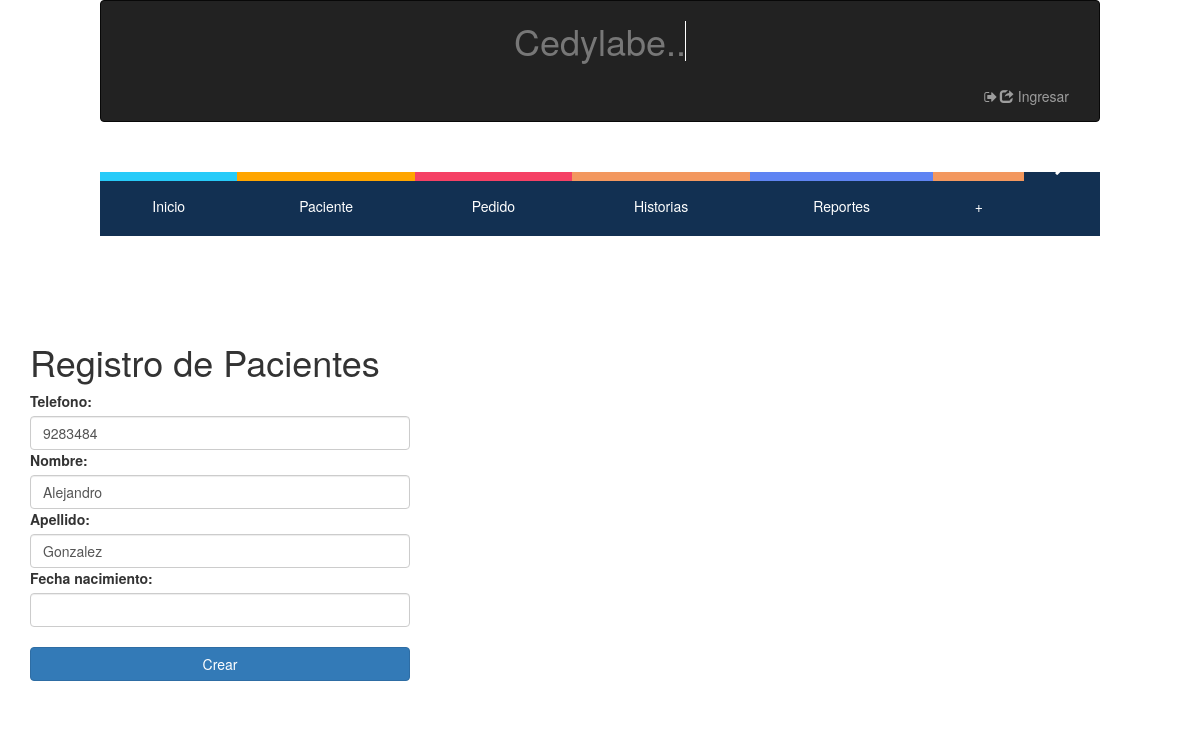
The app's page /editar/paciente/1/, older data.
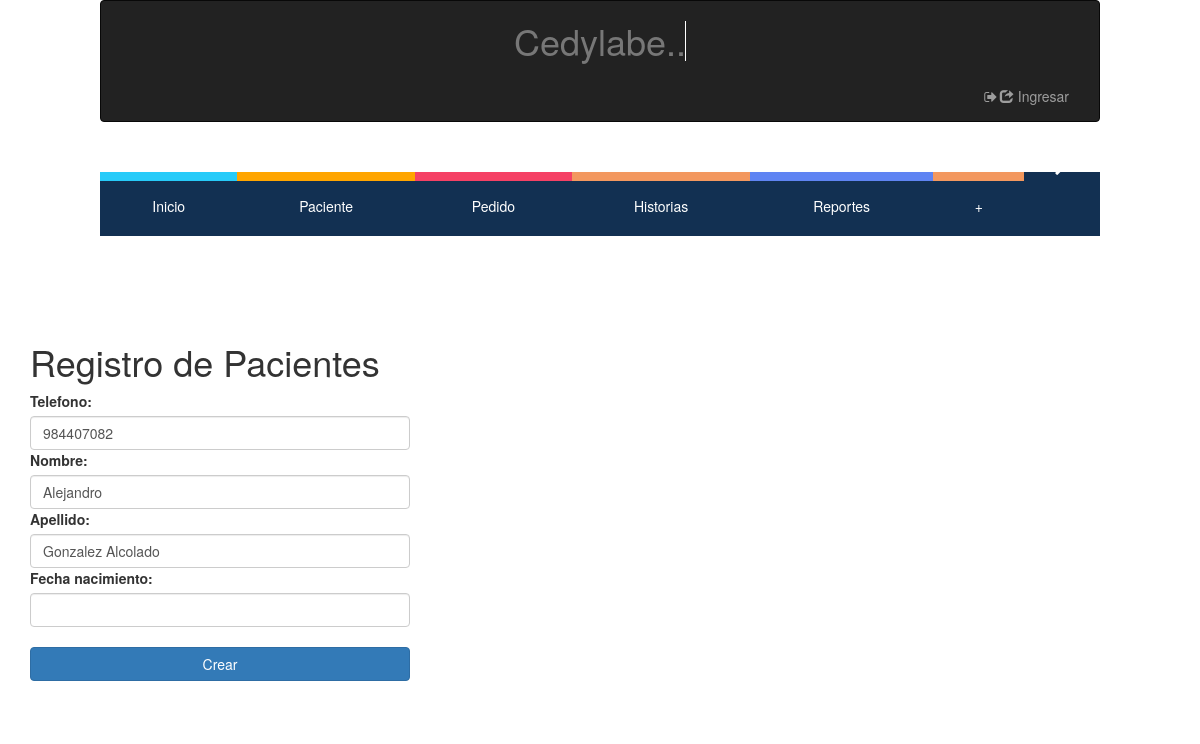
The same page, newer data.
### hcapp/models.py (models this page shows, shortened)
class Paciente (models.Model):
    Cedula = models.IntegerField(null=False, blank=False, unique=True, error_messages={'unique':"Ya existe un paciente con esta cédula en el sistema"}) # es necesaria?
    Nombre = models.CharField(max_length=128, null=False, blank=False)
    Apellido = models.CharField(max_length=128, null=False, blank=False)
    Telefono = models.IntegerField(validators=[MaxValueValidator(9999999999)], null=True, blank=True)
    Fecha_nacimiento= models.DateField(null= True, blank=True)
    Fecha_ingreso= models.DateField(auto_now=True, auto_now_add=False)
    '''def save(self, *args, **kwargs):
        if not self.Edad:
            self.Edad = calculate_age(self.Fecha_nacimiento)
        super(Paciente, self).save(*args, **kwargs)'''

### hcapp/views.py (the view)
# urls.py: url(r'^editar/paciente/(?P<pk>[0-9]+)/$',views.EditarPaciente.as_view() ,name="Editar-Pacientes"),
class EditarPaciente (generic.UpdateView):
    model= Paciente
    fields = ['Telefono', 'Nombre', 'Apellido','Fecha_nacimiento']
    template_name_suffix ='_editform'

### hcapp/templates/hcapp/paciente_editform.html (shortened to what this page needs)
{% extends "hcapp/index.html" %}
{% load staticfiles %}
{% block contenido %}
<div class="container">
  <div class="col-md-4">
    <form name="formulario_pacientes" method="post">
      <div class="form-group row">
        <h1><center>Registro de Pacientes</center></h1>
          <div>
            {% include 'hcapp/form_template.html' %}
           <br>
            <button class="btn btn-primary btn-block"> Crear </button>
          <br>
          </div>
      </div>
    </form>
  </div>
{% endblock contenido %}

### hcapp/templates/hcapp/form_template.html (shortened to what this page needs)
{% for field in form%}
{% load staticfiles %}
{% load widget_tweaks %}
     <b>{{field.label_tag}}</b>
                    {% render_field field class="form-control" %}
                {% endfor %}
        <link href="//code.jquery.com/ui/1.12.1/themes/base/jquery-ui.css" rel="stylesheet">
            <link href="/resources/demos/style.css" rel="stylesheet">

Row changes from the older to the newer data that the page shows:
changed Paciente "Alejandro": Telefono "9283484" → "984407082"; Apellido "Gonzalez" → "Gonzalez Alcolado"
